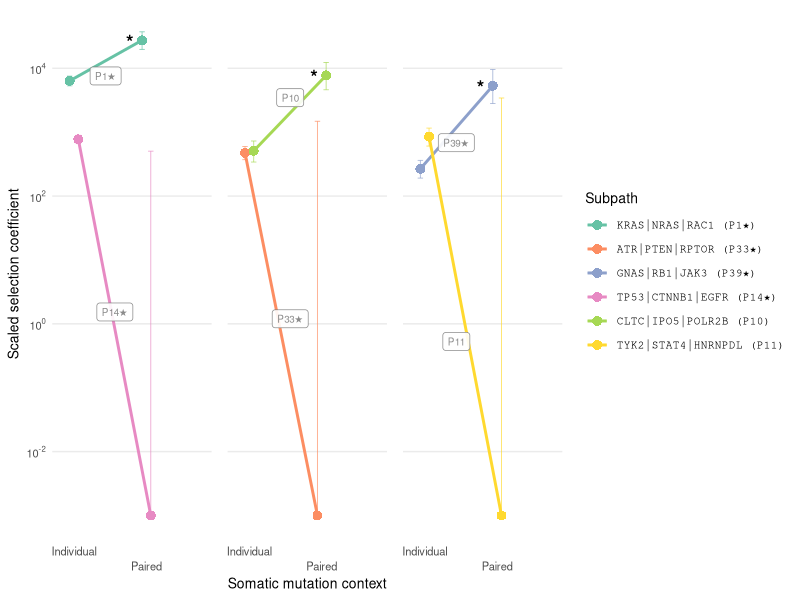

Generate this figure with R: (Note: this script raises an error after producing the figure.)
library(ggplot2)
library(ggrepel)
library(data.table)

# Pathway epistasis
epistasis_dt = fread(file='output/path_epi_dt.csv')

# Filter significant pathway pairs (e.g., p_epistasis < 0.05)
significant_epistasis = epistasis_dt[p_epistasis < 0.05]
significant_epistasis[, fdr := p.adjust(p_epistasis, method = 'fdr')]
significant_epistasis <- significant_epistasis[fdr < 0.05]

# Only get pathway pairs with higher prevalence

plot_epi_output = significant_epistasis[p_A_change < 0.05 | p_B_change < 0.05, ] # 3
setorder(significant_epistasis, AB_epistatic_ratio)
# plot_epistasis(plot_epi_output, variant_label_size = 6.5)

## Alternative plot
create_epistatic_trajectory_plot <- function(data) {
  
  # Prepare data for trajectory plot using data.table
  dt_copy <- copy(data)
  
  # Calculate epistatic effect direction and magnitude for each pair
  dt_copy[, `:=`(
    delta_A = ces_A_on_B - ces_A0,
    delta_B = ces_B_on_A - ces_B0
  )]
  
  # Fill in missing data for lower bound of CI
  dt_copy[is.na(ci_low_95_ces_A_on_B), ci_low_95_ces_A_on_B := .001]
  dt_copy[is.na(ci_low_95_ces_B_on_A), ci_low_95_ces_B_on_A := .001]
  
  # Calculate FDR significance for coloring
  dt_copy[, fdr_significant := fdr < 0.05]
  
  # Create long format for trajectory plot
  # Gene A trajectory: ces_A0 -> ces_A_on_B
  dt_A_individual <- dt_copy[, .(
    pair_id, variant_A, variant_B, fdr_significant,
    gene = variant_A,
    path_display_name = path_display_name_A,
    epi_display_name = epi_display_name_A,
    effect_size = ces_A0,
    ci_low = ci_low_95_ces_A0,
    ci_high = ci_high_95_ces_A0,
    context = "Individual",
    context_numeric = 1,
    p_change = p_A_change,
    delta = delta_A
  )]
  
  dt_A_paired <- dt_copy[, .(
    pair_id, variant_A, variant_B, fdr_significant,
    gene = variant_A,
    path_display_name = path_display_name_A,
    epi_display_name = epi_display_name_A,
    effect_size = ces_A_on_B,
    ci_low = ci_low_95_ces_A_on_B,
    ci_high = ci_high_95_ces_A_on_B,
    context = "Paired",
    context_numeric = 2,
    p_change = p_A_change,
    delta = delta_A
  )]
  
  # Gene B trajectory: ces_B0 -> ces_B_on_A
  dt_B_individual <- dt_copy[, .(
    pair_id, variant_A, variant_B, fdr_significant,
    gene = variant_B,
    path_display_name = path_display_name_B,
    epi_display_name = epi_display_name_B,
    effect_size = ces_B0,
    ci_low = ci_low_95_ces_B0,
    ci_high = ci_high_95_ces_B0,
    context = "Individual",
    context_numeric = 1,
    p_change = p_B_change,
    delta = delta_B
  )]
  
  dt_B_paired <- dt_copy[, .(
    pair_id, variant_A, variant_B, fdr_significant,
    gene = variant_B,
    path_display_name = path_display_name_B,
    epi_display_name = epi_display_name_B,
    effect_size = ces_B_on_A,
    ci_low = ci_low_95_ces_B_on_A,
    ci_high = ci_high_95_ces_B_on_A,
    context = "Paired",
    context_numeric = 2,
    p_change = p_B_change,
    delta = delta_B
  )]
  
  # Combine all trajectory data
  trajectory_data <- rbindlist(list(dt_A_individual, dt_A_paired, dt_B_individual, dt_B_paired), fill = TRUE)
  
  # Calculate max selection intensity by pair and create ordered factor for faceting
  trajectory_data[, max_selection := max(effect_size), by = pair_id]
  pair_order <- unique(trajectory_data[, .(pair_id, max_selection)])
  setorder(pair_order, -max_selection)
  # Convert pair_id to ordered factor based on max_selection (descending)
  trajectory_data[, pair_id := factor(pair_id, levels = pair_order$pair_id)]
  
  # Create interaction variable for grouping lines
  trajectory_data[, interaction_group := paste(pair_id, gene, sep = "_")]
  
  # Add significance for individual gene changes
  trajectory_data[, gene_change_significant := p_change < 0.05]
  
  # Only keep complete cases for plotting
  data_clean <- trajectory_data[!is.na(effect_size) & 
                                  !is.na(ci_low) & 
                                  !is.na(ci_high) &
                                  !is.na(context_numeric)]
  
  # Add x-axis jitter
  data_clean[, x_jitter :=
               context_numeric +
               ifelse(gene == variant_A, -0.06,
                      ifelse(gene == variant_B, +0.06, 0))]
  
  # Create a mapping from gene to path_display_name for the legend
  gene_to_path <- unique(data_clean[, .(gene, path_display_name)])
  gene_to_path <- gene_to_path[!is.na(gene) & !is.na(path_display_name)]
  
  # Set factor levels for gene based on unique values, and create labels mapping
  unique_genes <- unique(data_clean$gene)
  data_clean[, gene := factor(gene, levels = unique_genes)]
  
  # Create labels for legend (map from gene to path_display_name)
  legend_labels <- setNames(gene_to_path$path_display_name, gene_to_path$gene)
  
  # Create asterisk data for significant changes (only for paired context)
  asterisk_data <- data_clean[context == "Paired" & 
                                !is.na(gene_change_significant) & 
                                gene_change_significant == TRUE]
  
  # Prepare label data with jittering for overlapping cases
  label_data <- data_clean[context == "Paired"]
  label_data[, jitter_amount := 0.15]  # Adjusted for log scale
  
  # Apply jitter based on gene identity
  label_data[, label_y_pos := 10^((log10(effect_size) + log10(effect_size - delta))/2)]
  label_data[, label_x_pos := 1.5]
  # label_data[gene == variant_A, label_y_pos := effect_size * (1 + jitter_amount)]
  # label_data[gene == variant_B, label_y_pos := effect_size * (1 - jitter_amount)]
  
  # Generate colors for unique genes
  unique_genes_in_data <- unique(data_clean$gene)
  n_colors <- length(unique_genes_in_data)
  
  # Use a color palette that provides enough distinct colors
  if(n_colors <= 8) {
    colors <- RColorBrewer::brewer.pal(min(max(3, n_colors), 8), "Set2")[1:n_colors]
  } else {
    colors <- rainbow(n_colors)
  }
  names(colors) <- unique_genes_in_data
  
  # Create the plot
  gg <- ggplot(data_clean, aes(x = x_jitter, y = effect_size)) +
    # Add confidence intervals
    geom_errorbar(aes(x = x_jitter, ymin = ci_low, ymax = ci_high, color = gene),
                  width = 0.075, linewidth = 0.3, alpha = 0.75) +
    # Add lines connecting individual to paired effects
    geom_line(aes(x = x_jitter, group = interaction_group, color = gene), linewidth = 1) +
    # Add filled points
    geom_point(aes(x = x_jitter, color = gene), size = 3, shape = 16) +
    # Add asterisks for significant gene changes
    {if(nrow(asterisk_data) > 0) {
      geom_text(data = asterisk_data,
                aes(x = x_jitter, y = effect_size),
                label = "*", 
                hjust = 2, vjust = 0.6, size = 14/.pt, fontface = "bold", 
                color = "black", show.legend = FALSE)
    }} +
    # Add gene labels at the endpoints using epi_display_name
    {if(nrow(label_data) > 0) {
      geom_label_repel(data = label_data,
                       aes(x = label_x_pos, label = epi_display_name, color = 'black', y = label_y_pos), 
                       size = 2.5, show.legend = FALSE, alpha = .9)
    }} +
    # Faceting by gene pair
    facet_wrap(~pair_id, scales = "fixed", ncol = 3) +
    scale_x_continuous(breaks = c(1, 2), 
                       labels = c("Individual", "Paired"), 
                       limits = c(0.8, 2.8),
                       guide = guide_axis(n.dodge = 2)) +
    scale_y_log10(labels = scales::trans_format("log10", scales::math_format(10^.x))) +
    # Color palette - use the legend_labels for the legend text
    scale_color_manual(values = colors,
                       labels = legend_labels,
                       name = "Subpath") +
    labs(
      x = "Somatic mutation context",
      y = "Scaled selection coefficient"
    ) +
    theme_minimal() +
    theme(
      panel.grid.minor = element_blank(),
      panel.grid.major.x = element_blank(),
      panel.grid.minor.x = element_blank(),
      legend.position = "right",
      axis.text.x = element_text(size = 8),
      axis.text.y = element_text(size = 8),
      axis.title.x = element_text(size = 10),
      axis.title.y = element_text(size = 10),
      legend.title = element_text(size = 10),
      legend.text = element_text(family = 'Courier', size = 8),
      strip.text = element_blank(),
      panel.spacing = unit(0.8, "lines")
    )
  
  return(gg)
}

pw_info = fread('output/pathway/redefined_pathway_info.txt')
pw_info[, epi_display_name := paste0('P', pw_rank)]
pw_info[is_cancer_gene_path == TRUE, epi_display_name := sub('(^P\\d+)', '\\1\u2605', epi_display_name)]
plot_epi_output[pw_info, epi_display_name_A := i.epi_display_name, on=c('variant_A' = 'path_id')]
plot_epi_output[pw_info, epi_display_name_B := i.epi_display_name, on=c('variant_B' = 'path_id')]

pw_info[is_cancer_gene_path == TRUE, path_display_name := sub("(\\(P\\d+)\\)", "\\1\u2605)", path_display_name)]
plot_epi_output[pw_info, path_display_name_A := i.path_display_name, on=c('variant_A' = 'path_id')]
plot_epi_output[pw_info, path_display_name_B := i.path_display_name, on=c('variant_B' = 'path_id')]
# unique(c(plot_epi_output$path_display_name_A, plot_epi_output$path_display_name_B))

plot_epi_output[, pair_id := .I]
plot_epi_output[, ab_label := format(round(AB_epistatic_ratio, 2))]

gg = create_epistatic_trajectory_plot(plot_epi_output)
saveRDS(gg, 'figures/pathway_effects/path_epistasis_panel.rds')
# ggsave(file='figures/path_epistasis_panCCA.pdf', plot1,
#        width = 8, height = 3, device = cairo_pdf)
